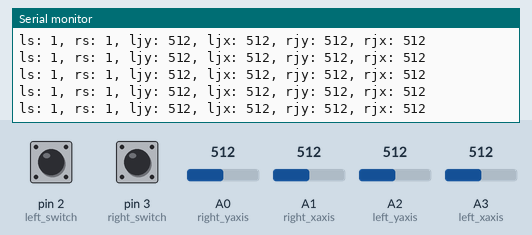
A sketch run on a simulated Arduino Uno, built with avr-gcc and run on an emulated ATmega328P. Shown: the last lines printed to the serial monitor. The test bench sets the inputs (shaded band); at power-on: A3 (left_xaxis) = 512, A1 (right_xaxis) = 512, pin 2 (left_switch) HIGH, pin 3 (right_switch) HIGH, A0 (right_yaxis) = 512, A2 (left_yaxis) = 512.

Above: at 10.2 s.
10.3 s: A3 (left_xaxis) set to 105
At 10.4 s:
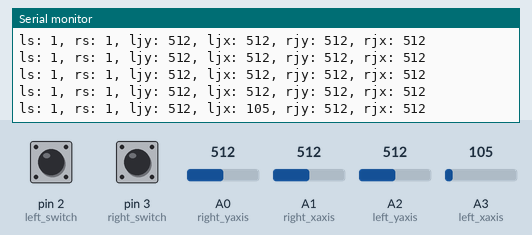
13.3 s: A3 (left_xaxis) set to 94
At 13.32 s:
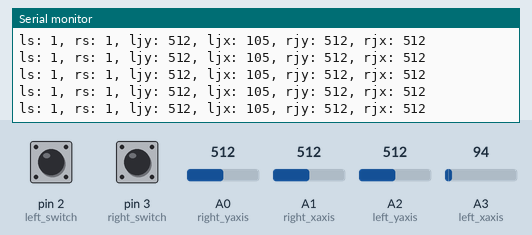
16.3 s: A1 (right_xaxis) set to 93
At 16.3 s:
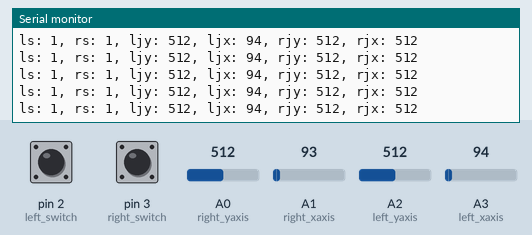
17.8 s: A1 (right_xaxis) set to 108
At 17.82 s:
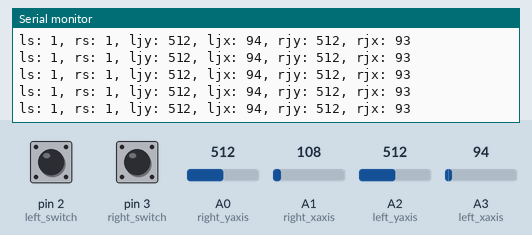
Timing chart, 0 to 20.8 s (numbered marks = the images above; inputs shaded):
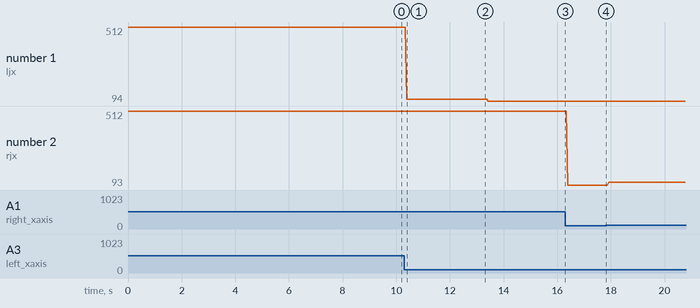

The sketch:

Nicholas_controller.ino
```cpp
int left_switch = 2;
int right_switch = 3;
int left_yaxis = A2;
int left_xaxis = A3;
int right_yaxis = A0;
int right_xaxis = A1;

int left_switch_value = 0;
int right_switch_value = 0;
int left_yaxis_value = 0;
int left_xaxis_value = 0;
int right_yaxis_value = 0;
int right_xaxis_value = 0;


void setup() {
  // put your setup code here, to run once:
pinMode(left_switch, INPUT_PULLUP);
pinMode(right_switch, INPUT_PULLUP);
pinMode(left_yaxis, INPUT);
pinMode(left_xaxis, INPUT);
pinMode(right_yaxis, INPUT);
pinMode(right_xaxis, INPUT);
Serial.begin(9600);
}

void loop() {
  // put your main code here, to run repeatedly:
left_switch_value = digitalRead(left_switch);
right_switch_value = digitalRead(right_switch);
left_yaxis_value = analogRead(left_yaxis); //up = 0
left_xaxis_value = analogRead(left_xaxis); //left = 1023
right_yaxis_value = analogRead(right_yaxis); //up = 0
right_xaxis_value = analogRead(right_xaxis); //right = 1023
Serial.print("ls: ");
Serial.print(left_switch_value);
Serial.print(", rs: ");
Serial.print(right_switch_value);
Serial.print(", ljy: ");
Serial.print(left_yaxis_value);
Serial.print(", ljx: ");
Serial.print(left_xaxis_value);
Serial.print(", rjy: ");
Serial.print(right_yaxis_value);
Serial.print(", rjx: ");
Serial.println(right_xaxis_value);
}
```

Measured:
- after the input at 10.3 s, the serial monitor: prints a new line after 0.09 s (image 1)
- plotted number 1: 512 → 105 after the input at 10.3 s, 105 → 94 after the input at 13.3 s
- plotted number 2: 512 → 93 after the input at 16.3 s, 93 → 108 after the input at 17.8 s
